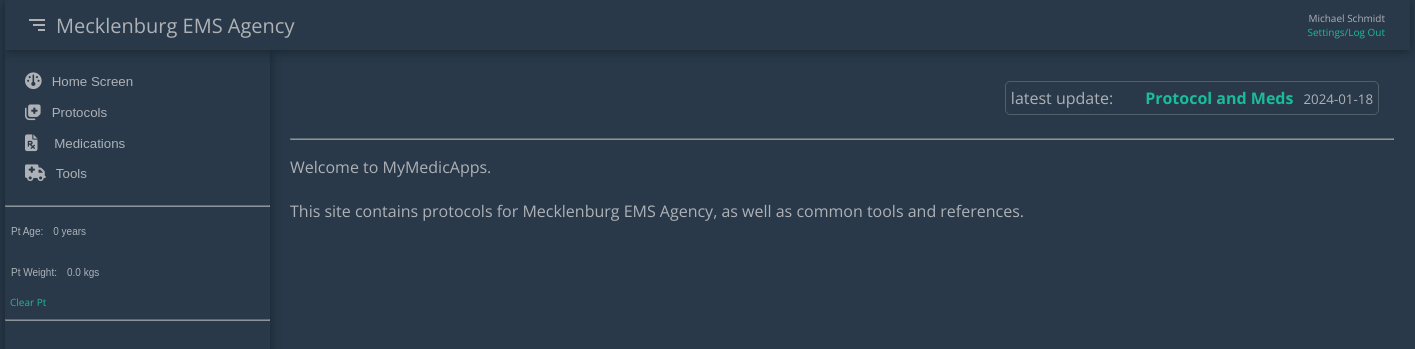
Screenshot of /home (signed in) with the database file from the repository.
### master/models.py (models this page shows, shortened)
class User(db.Model, UserMixin):
    id = db.Column(db.Integer, primary_key=True)
    email = db.Column(db.String(120),  unique=True, nullable=False)
    displayName = db.Column(db.String(120))
    password = db.Column(db.String(60), nullable=False)
    showNarrative = db.Column(db.Boolean, default=1)
    showBasic = db.Column(db.Boolean, default=1)
    showAdvanced = db.Column(db.Boolean, default=1)
    showAdditional = db.Column(db.Boolean, default=1)

class UpdatePost(db.Model):
    id = db.Column(db.Integer, primary_key=True)
    title = db.Column(db.String(100), nullable=False)
    date_posted = db.Column(db.DateTime, nullable=False, default=datetime.utcnow)
    date_protocol = db.Column(db.DateTime, nullable=False)
    description = db.Column(db.Text, nullable=False)

### master/main/routes.py (the view)
@main.route("/")
@main.route("/home")
def home():
    keys = getPt()
    session['path'] = 'main.home'
    latest_update = UpdatePost.query.order_by(UpdatePost.date_posted.desc()).first()
    return render_template('home.html', varTitle='Home', keys=keys, latest_update=latest_update)

### master/main/routes.py (called while the page is built, shortened)
def getPt():
    keys= {}
    if not session.get('ptYears'):
        session['ptYears'] = 0
        session['ptLbs'] = 0.0
        session['ptKgs'] = 0.0
        keys['ptYears'] = 0
        keys['ptLbs'] = 0.0
        keys['ptKgs'] = 0.0
    if ( session['ptYears'] == 0.0):
        keys = setPt()
        ptYears = keys['ptYears']
        ptLbs = keys['ptLbs']
        ptKgs = keys['ptKgs']
    return keys

def setPt(years=0, lbs=0):
    session['ptYears'] = years
    session['ptLbs'] = lbs
    session['ptKgs'] = round((lbs/2.2), 1)
    ptYears = session['ptYears']
    ptLbs = session['ptLbs']
    ptKgs = Decimal(session['ptKgs'])
    ptKgs = session['ptKgs']
    keys = {'ptYears':0, 'ptKgs':0.0, 'ptLbs':0}
    keys['ptYears'] = ptYears
    keys['ptKgs'] = ptKgs
    keys['ptLbs'] = ptLbs
    return keys

### master/models.py (called while the page is built)
@login_manager.user_loader
def load_user(user_id):
    return User.query.get(int(user_id))

### master/templates/home.html (shortened to what this page needs)
{% extends "base.html" %}
{% block content %}
<div class="container1 content1">
        <article class="media content-section">
            <div class="containercontainer">
                <div class="container3">
                    <thing>latest update:&emsp;&emsp;  </thing>
                    <h4><div class="article-title"><a href="{{ url_for('main.siteUpdates') }}">{{ latest_update.title }}</a></div></h4>
                    <small class="text-muted">{{ latest_update.date_posted.strftime('%Y-%m-%d') }}</small>
                </div>
            </div>
            <hr>
        </article>
    <P>
        Welcome to MyMedicApps.<br><br>  This site contains protocols for Mecklenburg EMS Agency, as well as common tools and references.
    </P>
</div>
{% endblock %}

### master/templates/base.html (shortened to what this page needs)
<!DOCTYPE html>
<html lang="en">
<head>
    <link href='https://unpkg.com/boxicons@2.1.2/css/boxicons.min.css' rel='stylesheet'>
    <link rel="stylesheet" href="{{ url_for('static', filename='styles.css') }}">
</head>
<body>
    <div class="bodyContainer">
        <div class="header">
            <button class="menu-icon-btn" data-menu-icon-btn>
                <svg xmlns="http://www.w3.org/2000/svg" class="menu-icon-right"><path d="M4 6h16v2H4zm4 5h12v2H8zm5 5h7v2h-7z"></path></svg>
            </button>
            <div class="agency"></div>
            <div class="pt-info-div">
            {% if current_user.is_authenticated %}
                <div class="btn-user">
                    {% if current_user.displayName %}
                    <p>{{ current_user.displayName }}</p>
                    {% else %}
                        <p>{{ current_user.email }}</p>
                    {% endif %}
                    <div><a href="{{url_for('users.account')}}" class="small-link">Settings/Log Out</a></div>
                </div>
            {% else %}
                <a class="btn-login" href="{{url_for('users.login')}}">Login\Register</button>
            {% endif %}
            </div>
        </div>
        <div class="container">
            <aside class="sidebar" data-sidebar-state>
                <div class="middle-sidebar">
                    <ul>
                        <li>
                            <button class="top-list-button"><a href="{{ url_for('main.home')}}"><i class="fa-solid fa-gauge fa-lg"></i><div class="hidden-sidebar">Home Screen</div></a></button>
                        </li>
                        <li id="proto-id">
                            <button class="top-list-button" data-proto-btn><a href="{{ url_for('main.home')}}" onclick="return false"><i class="fa-solid fa-notes-medical fa-lg"></i><div class="hidden-sidebar">Protocols</div></a></button>
                        </li>
                        <li id="meds-id">
                            <button class="top-list-button" data-meds-btn><a href="#"><i class="fa-solid fa-file-prescription fa-lg"></i><div class="hidden-sidebar">&ensp;Medications</div></a></button>
                        </li>
                        <li id="other-id">
                            <button class="top-list-button" data-other-btn><a href="#"><i class="fa-solid fa-truck-medical fa-lg"></i><div class="hidden-sidebar">Tools</div></a>
                            </button>
                        </li>
                    </ul><hr>
                    <div class="pt-info-section">
                        <div>
                            <a href="{{url_for('main.updatePt')}}">
                                <button class="pt-info-div2">
                                    <p>Pt Age:</p>
                                    <p>{{ keys.ptYears }} years</p>
                                    <p>Pt Weight:</p>
                                    <p>{{ keys.ptKgs }} kgs</p>
                                </button>
                            </a>
                        </div>
                        <div>
                            <a class="small-link" href="{{url_for('main.clrPt')}}">Clear Pt</a>
                        </div>
                    </div>
                    <hr>
                </div>
            </aside>
        {% block content %}{% endblock %}
        </div>
    </div>
</body>
</html>

### rows the page displays
User: displayName "Michael Schmidt"
UpdatePost: title "Protocol and Meds", date_posted "2024-01-18"

### other values shown
{{ keys.ptYears }} "0"
{{ keys.ptKgs }} "0.0"
